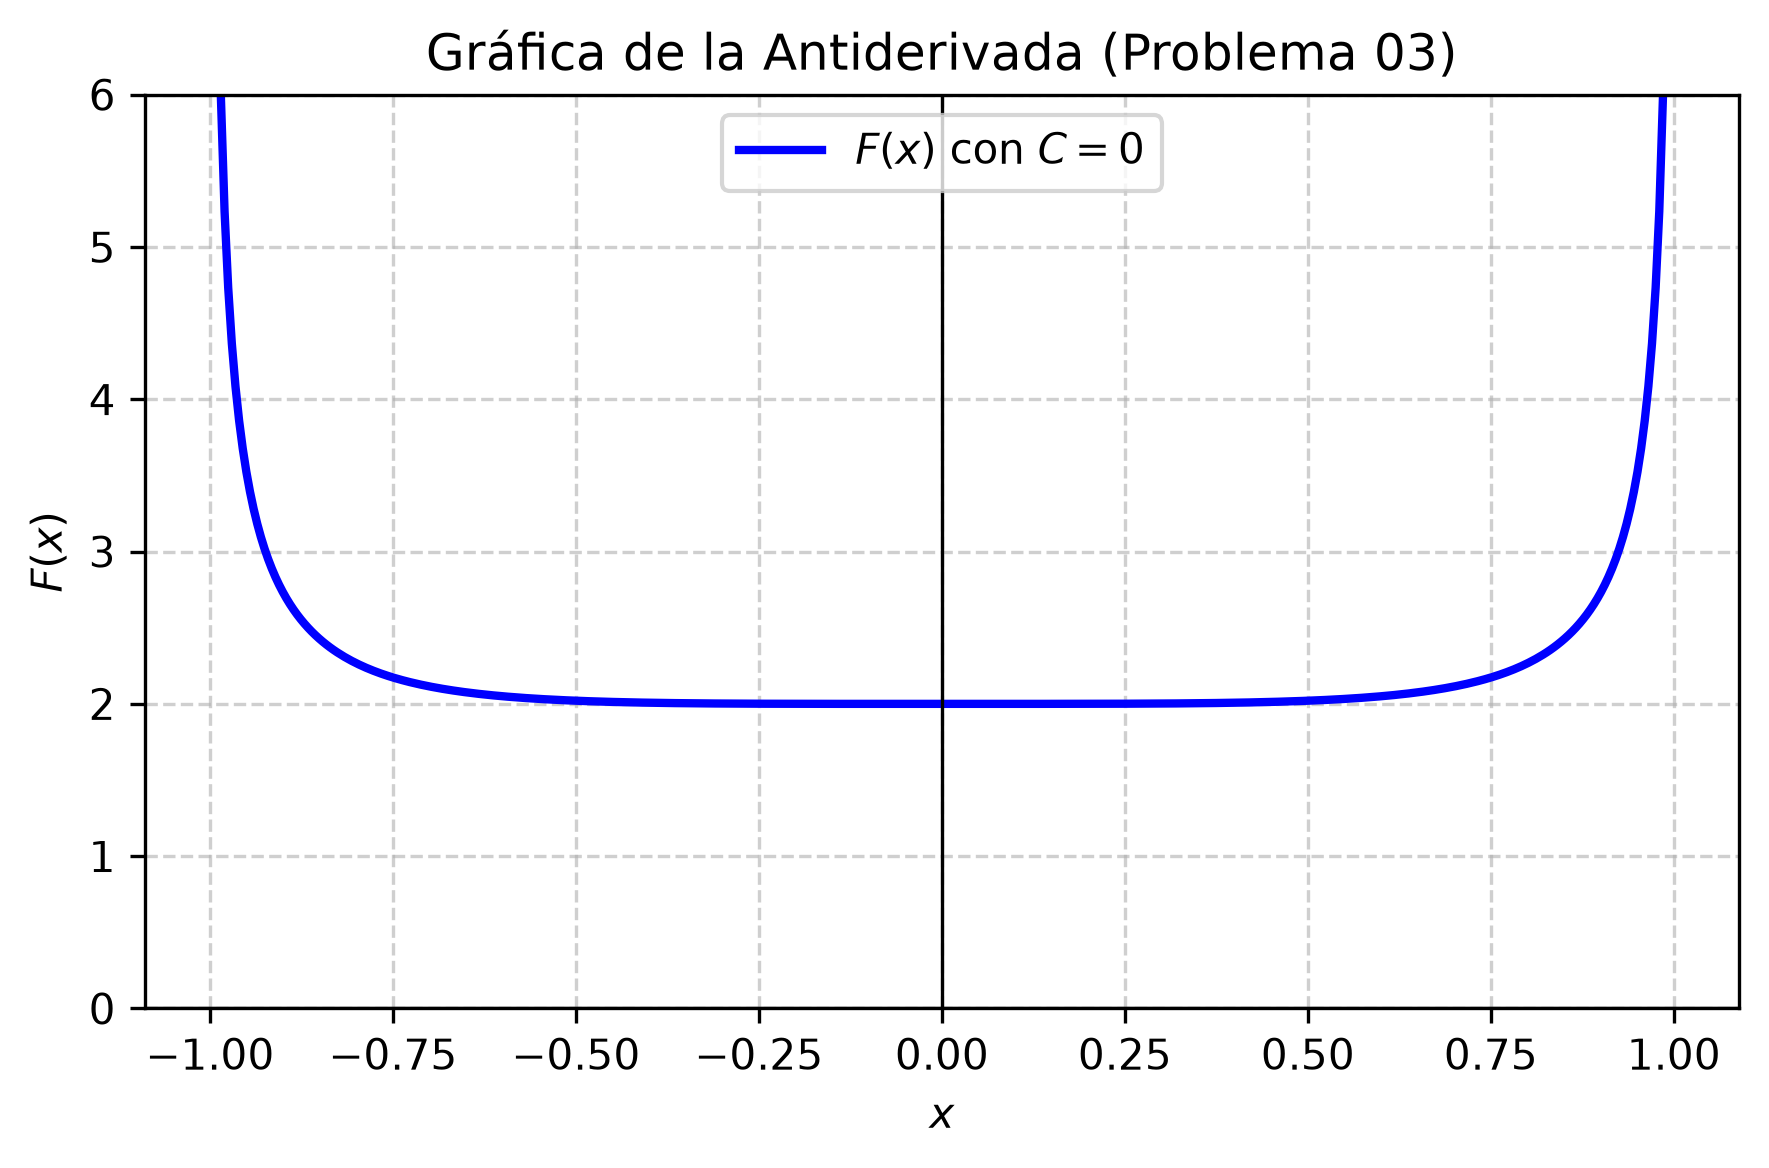

Recreate this plot in Python.
import matplotlib
matplotlib.use('Agg')
import numpy as np
import matplotlib.pyplot as plt

# Generar valores de x en el dominio (-1, 1) para evitar divisiones por cero y raíces negativas
x = np.linspace(-0.99, 0.99, 400)

# Calcular la función F(x) con C = 0
# F(x) = 1/sqrt(1 - x^2) + sqrt(1 - x^2)
F = (1.0 / np.sqrt(1.0 - x**2)) + np.sqrt(1.0 - x**2)

plt.figure(figsize=(6, 4))
plt.plot(x, F, label=r'$F(x)$ con $C=0$', color='b', linewidth=2)

plt.title('Gráfica de la Antiderivada (Problema 03)')
plt.xlabel('$x$')
plt.ylabel('$F(x)$')
plt.grid(True, linestyle='--', alpha=0.6)
plt.axhline(0, color='black', linewidth=0.8, linestyle='-')
plt.axvline(0, color='black', linewidth=0.8, linestyle='-')
plt.ylim(0, 6)
plt.legend(loc='upper center')
plt.tight_layout()

plt.savefig(r'semana_05/graficas/SEM05_P03_grafica.png', dpi=300, bbox_inches='tight')
plt.close()
